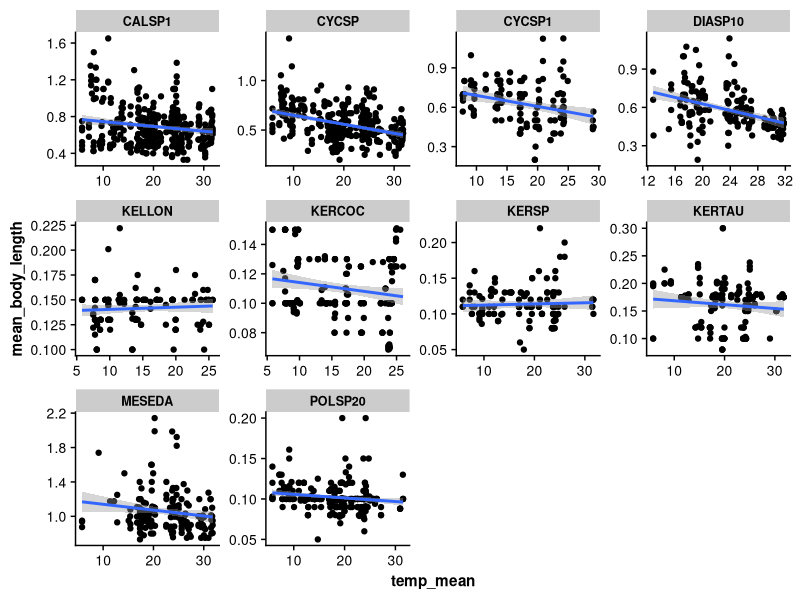
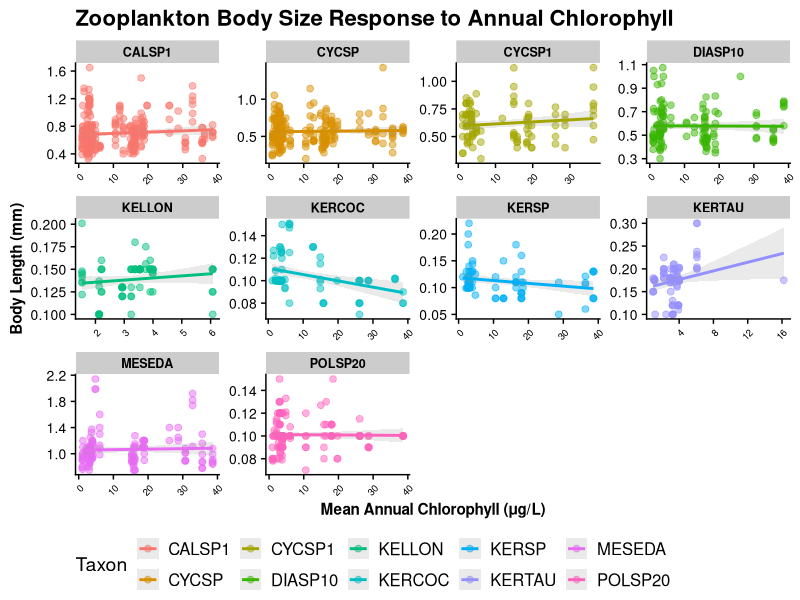
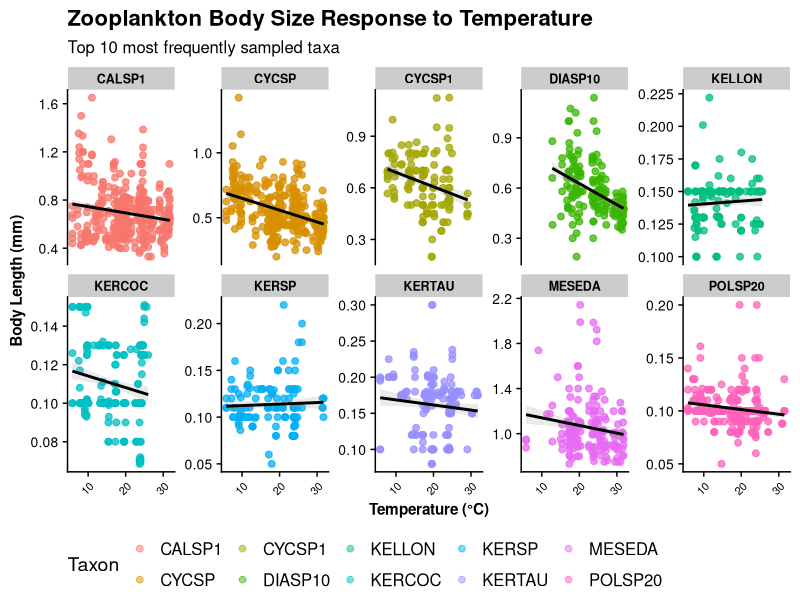
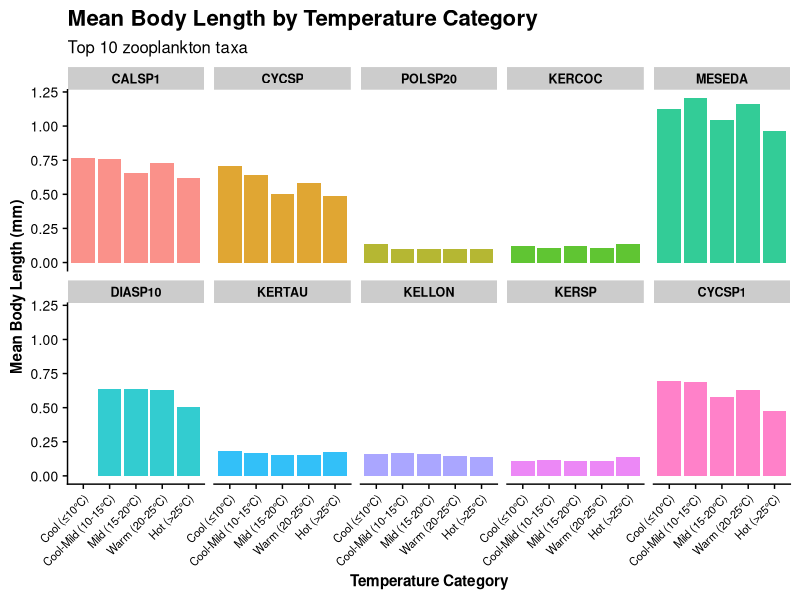
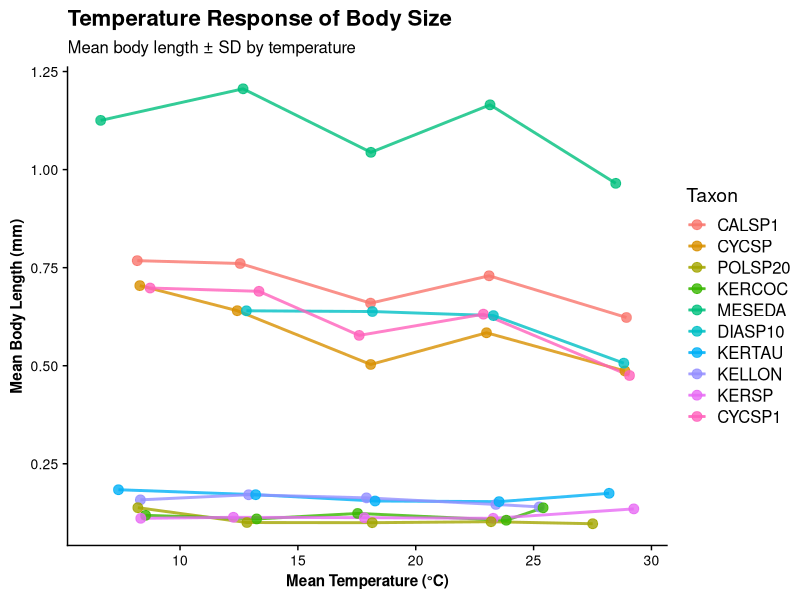
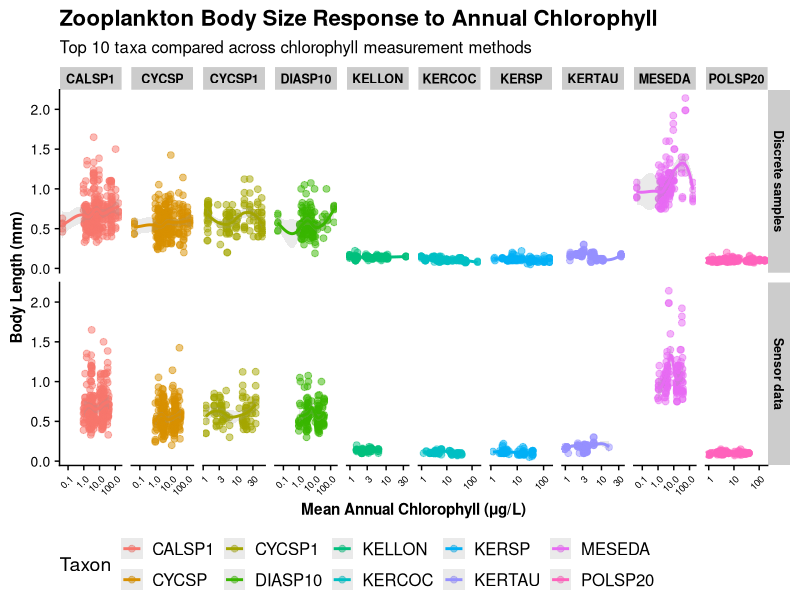
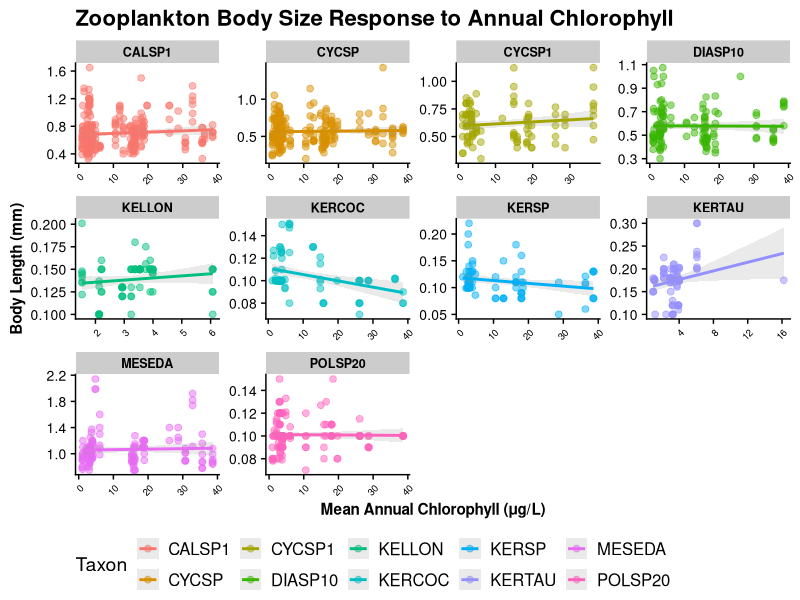
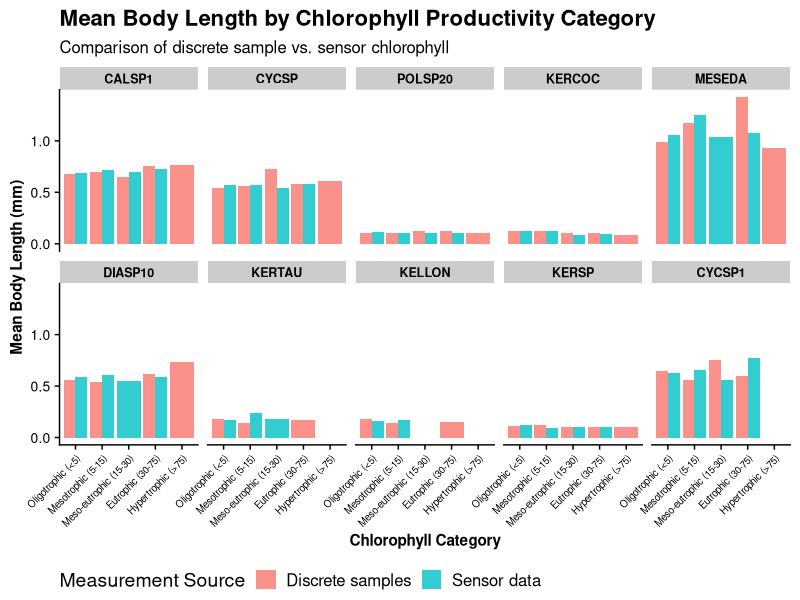

Recreate these plots in R, in order.
# Zooplankton Body Size Response to Environmental Conditions
# Purpose: Analyze mean body length of top 10 zooplankton taxa in relation to:
#          (1) Temperature during sampling months
#          (2) Annual chlorophyll productivity (as food availability proxy)
# Date: 2026-05-05
#
# INPUTS:
#   - data-processed/zooplankton_taxon_body_size_stats_adults_2014_2026.csv
#     (Body size statistics including n_samples per taxon)
#   - data-processed/zooplankton_body_size_temp_food_supply_hierarchical.csv
#     (Individual zooplankton measurements linked to temperature)
#   - data-processed/annual_chlorophyll_summary_discrete.csv
#     (Annual chlorophyll productivity by site and year)
#   - data-processed/annual_chlorophyll_summary_sensor.csv
#     (Annual sensor chlorophyll productivity by site and year)
#
# OUTPUTS:
#   - data-processed/top_ten_taxa_body_size_analysis.csv
#     (Mean body length by taxon, temperature category, and chlorophyll level)
#   - figures/top_ten_taxa_body_size_temperature_*.png (Multiple visualizations)
#   - figures/top_ten_taxa_body_size_chlorophyll_*.png (Multiple visualizations)

library(tidyverse)
library(readr)
library(cowplot)

theme_set(theme_cowplot() +
  theme(
    axis.text = element_text(size = 10),
    axis.title = element_text(size = 11, face = "bold"),
    strip.text = element_text(size = 9, face = "bold"),
    legend.position = "bottom"
  ))

# Create output directories if needed
if (!dir.exists("figures")) {
  dir.create("figures", showWarnings = FALSE)
}
if (!dir.exists("stats-tables")) {
  dir.create("stats-tables", showWarnings = FALSE)
}

# ============================================================================
# Part 1: Identify Top 10 Taxa
# ============================================================================

cat("Loading and identifying top 10 most frequently sampled taxa...\n\n")

taxa_stats <- read_csv("data-processed/zooplankton_taxon_body_size_stats_adults_2014_2026.csv")

top_ten_taxa <- taxa_stats |>
  arrange(desc(n_samples)) |>
  slice(1:10) |>
  pull(taxonID)

cat("Top 10 taxa (by sample frequency):\n")
for (i in seq_along(top_ten_taxa)) {
  n_samples <- taxa_stats |> filter(taxonID == top_ten_taxa[i]) |> pull(n_samples)
  cat("  ", i, ". ", top_ten_taxa[i], " (n=", n_samples, ")\n", sep = "")
}
cat("\n")

# ============================================================================
# Part 2: Load Data - Temperature Relationship
# ============================================================================

cat("Loading zooplankton body size and temperature data...\n\n")

zoo_temp_data <- read_csv("data-processed/zooplankton_body_size_temp_food_supply_hierarchical.csv")

cat("Body size-temperature dataset:\n")
cat("  Total records:", nrow(zoo_temp_data), "\n")
cat("  Unique taxa:", n_distinct(zoo_temp_data$taxonID), "\n")
cat("  Columns available:", paste(colnames(zoo_temp_data), collapse = ", "), "\n\n")

# Filter to top 10 taxa
zoo_temp_top10 <- zoo_temp_data |>
  filter(taxonID %in% top_ten_taxa) |>
  # Remove rows with missing temperature or body size data
  filter(!is.na(temp_mean), !is.na(mean_body_length))

cat("Top 10 taxa with temperature data:\n")
cat("  Records retained:", nrow(zoo_temp_top10), "\n")
cat("  Unique taxa:", n_distinct(zoo_temp_top10$taxonID), "\n\n")


zoo_temp_top10 |> 
  mutate(exclude = case_when(taxonID == "KERCOC" & mean_body_length > 0.5 ~ "exclude",
                             taxonID == "KELLON" & mean_body_length > 0.25 ~ "exclude",
                             taxonID == "POLSP20" & mean_body_length > 0.25 ~ "exclude",
                              TRUE ~ "include")) |> 
  filter(exclude == "include") |> 
  ggplot(aes(y = mean_body_length,x = temp_mean)) + geom_point() +
  geom_smooth(method = "lm") +
  facet_wrap( ~ taxonID, scales = "free")






# ============================================================================
# Part 3: Load Data - Chlorophyll (Annual Productivity)
# ============================================================================

cat("Loading annual chlorophyll data...\n\n")

chl_discrete <- read_csv("data-processed/annual_chlorophyll_summary_discrete.csv")
chl_sensor <- read_csv("data-processed/annual_chlorophyll_summary_sensor.csv")

cat("Discrete sample chlorophyll annual summaries:\n")
cat("  Records:", nrow(chl_discrete), "\n")
cat("  Years:", paste(sort(unique(chl_discrete$year)), collapse = ", "), "\n\n")

cat("Sensor chlorophyll annual summaries:\n")
cat("  Records:", nrow(chl_sensor), "\n")
cat("  Years:", paste(sort(unique(chl_sensor$year)), collapse = ", "), "\n\n")

# ============================================================================
# Part 4: Merge Zooplankton with Annual Chlorophyll
# ============================================================================

cat("Merging zooplankton measurements with annual chlorophyll data...\n\n")

# Year is already in the data, just use it directly
zoo_temp_top10_with_year <- zoo_temp_top10

# Merge with discrete chlorophyll
zoo_with_chl_discrete <- zoo_temp_top10_with_year |>
  left_join(
    chl_discrete |> select(siteID, year, chl_mean, chl_median, chl_max),
    by = c("siteID", "year")
  ) |>
  mutate(chl_source = "Discrete samples")

# Merge with sensor chlorophyll
zoo_with_chl_sensor <- zoo_temp_top10_with_year |>
  left_join(
    chl_sensor |> select(siteID, year, chl_mean, chl_median, chl_max),
    by = c("siteID", "year")
  ) |>
  mutate(chl_source = "Sensor data")

# Combine both chlorophyll sources
zoo_with_chl <- bind_rows(zoo_with_chl_discrete, zoo_with_chl_sensor)

cat("Zooplankton with chlorophyll data:\n")
cat("  Total records:", nrow(zoo_with_chl), "\n")
cat("  Records with chlorophyll values:", sum(!is.na(zoo_with_chl$chl_mean)), "\n\n")

# ============================================================================
# Part 5: Summarize Body Size by Temperature and Chlorophyll
# ============================================================================

cat("Calculating summary statistics by temperature and chlorophyll...\n\n")

# Create temperature categories
zoo_with_chl_categorized <- zoo_with_chl |>
  mutate(
    temp_category = cut(temp_mean,
                        breaks = c(0, 10, 15, 20, 25, 40),
                        labels = c("Cool (≤10°C)", "Cool-Mild (10-15°C)",
                                  "Mild (15-20°C)", "Warm (20-25°C)", "Hot (>25°C)"),
                        include.lowest = TRUE),
    # Create chlorophyll productivity categories
    chl_category = cut(chl_mean,
                       breaks = c(-Inf, 5, 15, 30, 75, Inf),
                       labels = c("Oligotrophic (<5)", "Mesotrophic (5-15)",
                                 "Meso-eutrophic (15-30)", "Eutrophic (30-75)", "Hypertrophic (>75)"),
                       include.lowest = TRUE)
  )

# Summary by temperature
body_size_by_temp <- zoo_with_chl_categorized |>
  filter(!is.na(temp_category)) |>
  group_by(taxonID, temp_category) |>
  summarise(
    mean_body_length = mean(mean_body_length, na.rm = TRUE),
    sd_body_length = sd(mean_body_length, na.rm = TRUE),
    n_obs = n(),
    mean_temp = mean(temp_mean, na.rm = TRUE),
    .groups = "drop"
  )

# Summary by chlorophyll and source
body_size_by_chl <- zoo_with_chl_categorized |>
  filter(!is.na(chl_category)) |>
  group_by(taxonID, chl_category, chl_source) |>
  summarise(
    mean_body_length = mean(mean_body_length, na.rm = TRUE),
    sd_body_length = sd(mean_body_length, na.rm = TRUE),
    n_obs = n(),
    mean_chl = mean(chl_mean, na.rm = TRUE),
    .groups = "drop"
  )

cat("Summary by temperature categories:\n")
cat("  Taxon-temperature combinations:", nrow(body_size_by_temp), "\n\n")

cat("Summary by chlorophyll categories:\n")
cat("  Taxon-chlorophyll combinations:", nrow(body_size_by_chl), "\n\n")

# ============================================================================
# Part 6: Save Summary Data
# ============================================================================

cat("Saving summary analysis data...\n\n")

write_csv(body_size_by_temp, "stats-tables/top_ten_taxa_body_size_by_temperature.csv")
cat("✓ Saved: stats-tables/top_ten_taxa_body_size_by_temperature.csv\n")

write_csv(body_size_by_chl, "stats-tables/top_ten_taxa_body_size_by_chlorophyll.csv")
cat("✓ Saved: stats-tables/top_ten_taxa_body_size_by_chlorophyll.csv\n\n")

# ============================================================================
# Part 7: Create Visualizations - Body Size vs Temperature
# ============================================================================

cat("Creating visualizations...\n\n")

# Plot 1: Scatter plot - Body length vs Temperature (colored by taxon)
p1_scatter_temp <- zoo_with_chl |>
  mutate(exclude = case_when(taxonID == "KERCOC" & mean_body_length > 0.5 ~ "exclude",
                             taxonID == "KELLON" & mean_body_length > 0.25 ~ "exclude",
                             taxonID == "POLSP20" & mean_body_length > 0.25 ~ "exclude",
                             TRUE ~ "include")) |> 
  filter(exclude == "include") |> 
  filter(!is.na(temp_mean), !is.na(mean_body_length)) |>
  ggplot(aes(x = temp_mean, y = mean_body_length, color = taxonID)) +
  geom_point(alpha = 0.5, size = 2) +
  geom_smooth(color = "black", method = "lm", se = TRUE, alpha = 0.2) +
  facet_wrap(~taxonID, scales = "free_y", ncol = 5) +
  labs(
    title = "Zooplankton Body Size Response to Temperature",
    subtitle = "Top 10 most frequently sampled taxa",
    x = "Temperature (°C)",
    y = "Body Length (mm)",
    color = "Taxon"
  ) +
  theme(
    legend.position = "bottom",
    axis.text.x = element_text(angle = 45, hjust = 1, size = 8)
  )

ggsave("figures/top_ten_taxa_body_size_scatter_temperature.png", p1_scatter_temp,
       width = 12, height = 8, dpi = 300)
cat("✓ Saved: figures/top_ten_taxa_body_size_scatter_temperature.png\n")

# Plot 2: Bar plot - Mean body length by temperature category
p2_bar_temp <- body_size_by_temp |>
  mutate(
    taxonID = fct_relevel(taxonID, top_ten_taxa),
    temp_category = fct_relevel(temp_category, c("Cool (≤10°C)", "Cool-Mild (10-15°C)",
                                                   "Mild (15-20°C)", "Warm (20-25°C)", "Hot (>25°C)"))
  ) |>
  ggplot(aes(x = temp_category, y = mean_body_length, fill = taxonID)) +
  geom_col(position = "dodge", alpha = 0.8) +
  facet_wrap(~taxonID, ncol = 5) +
  labs(
    title = "Mean Body Length by Temperature Category",
    subtitle = "Top 10 zooplankton taxa",
    x = "Temperature Category",
    y = "Mean Body Length (mm)",
    fill = "Taxon"
  ) +
  theme(
    legend.position = "none",
    axis.text.x = element_text(angle = 45, hjust = 1, size = 8)
  )

ggsave("figures/top_ten_taxa_body_size_bars_temperature.png", p2_bar_temp,
       width = 16, height = 12, dpi = 300)
cat("✓ Saved: figures/top_ten_taxa_body_size_bars_temperature.png\n")

# Plot 3: Line plot - Mean body length trends across temperature
p3_line_temp <- body_size_by_temp |>
  mutate(taxonID = fct_relevel(taxonID, top_ten_taxa)) |>
  ggplot(aes(x = mean_temp, y = mean_body_length, color = taxonID, group = taxonID)) +
  geom_line(size = 1, alpha = 0.8) +
  geom_point(size = 3, alpha = 0.8) +
  geom_errorbar(aes(ymin = mean_body_length - sd_body_length,
                    ymax = mean_body_length + sd_body_length),
                width = 0.5, alpha = 0.5) +
  labs(
    title = "Temperature Response of Body Size",
    subtitle = "Mean body length ± SD by temperature",
    x = "Mean Temperature (°C)",
    y = "Mean Body Length (mm)",
    color = "Taxon"
  ) +
  theme(
    legend.position = "right"
  )

ggsave("figures/top_ten_taxa_body_size_trends_temperature.png", p3_line_temp,
       width = 14, height = 8, dpi = 300)
cat("✓ Saved: figures/top_ten_taxa_body_size_trends_temperature.png\n")

# ============================================================================
# Part 8: Create Visualizations - Body Size vs Chlorophyll
# ============================================================================

# Plot 4: Scatter plot - Body length vs Chlorophyll (colored by taxon, separate by source)
p4_scatter_chl <- zoo_with_chl |>
  mutate(exclude = case_when(taxonID == "KERCOC" & mean_body_length > 0.5 ~ "exclude",
                             taxonID == "KELLON" & mean_body_length > 0.25 ~ "exclude",
                             taxonID == "POLSP20" & mean_body_length > 0.25 ~ "exclude",
                             TRUE ~ "include")) |> 
  filter(exclude == "include") |> 
  filter(!is.na(chl_mean), !is.na(mean_body_length)) |>
  ggplot(aes(x = chl_mean, y = mean_body_length, color = taxonID)) +
  geom_point(alpha = 0.5, size = 2) +
  geom_smooth(aes(color = taxonID), method = "loess", se = TRUE, alpha = 0.2) +
  facet_grid(chl_source ~ taxonID, scales = "free") +
  labs(
    title = "Zooplankton Body Size Response to Annual Chlorophyll",
    subtitle = "Top 10 taxa compared across chlorophyll measurement methods",
    x = "Mean Annual Chlorophyll (μg/L)",
    y = "Body Length (mm)",
    color = "Taxon"
  ) +
  scale_x_log10() +
  theme(
    legend.position = "bottom",
    axis.text.x = element_text(angle = 45, hjust = 1, size = 7)
  )

ggsave("figures/top_ten_taxa_body_size_scatter_chlorophyll.png", p4_scatter_chl,
       width = 18, height = 10, dpi = 300)
cat("✓ Saved: figures/top_ten_taxa_body_size_scatter_chlorophyll.png\n")


zoo_with_chl |>
  mutate(exclude = case_when(taxonID == "KERCOC" & mean_body_length > 0.5 ~ "exclude",
                             taxonID == "KELLON" & mean_body_length > 0.25 ~ "exclude",
                             taxonID == "POLSP20" & mean_body_length > 0.25 ~ "exclude",
                             TRUE ~ "include")) |> 
  filter(exclude == "include") |> 
  filter(chl_source == "Sensor data") |> 
  filter(!is.na(chl_mean), !is.na(mean_body_length)) |>
  ggplot(aes(x = chl_mean, y = mean_body_length, color = taxonID)) +
  geom_point(alpha = 0.5, size = 2) +
  geom_smooth(aes(color = taxonID), method = "lm", se = TRUE, alpha = 0.2) +
  facet_wrap(~ taxonID, scales = "free") +
  labs(
    title = "Zooplankton Body Size Response to Annual Chlorophyll",
    x = "Mean Annual Chlorophyll (μg/L)",
    y = "Body Length (mm)",
    color = "Taxon"
  ) +
  # scale_x_log10() +
  theme(
    legend.position = "bottom",
    axis.text.x = element_text(angle = 45, hjust = 1, size = 7)
  )

ggsave("figures/body-size-chla.png",
       width = 12, height = 8, dpi = 300)



write_csv(zoo_with_chl, "data-processed/zoo-chl-temp.csv")







# Plot 5: Bar plot - Mean body length by chlorophyll category
p5_bar_chl <- body_size_by_chl |>
  mutate(
    taxonID = fct_relevel(taxonID, top_ten_taxa),
    chl_category = fct_relevel(chl_category, c("Oligotrophic (<5)", "Mesotrophic (5-15)",
                                               "Meso-eutrophic (15-30)", "Eutrophic (30-75)", "Hypertrophic (>75)"))
  ) |>
  ggplot(aes(x = chl_category, y = mean_body_length, fill = chl_source)) +
  geom_col(position = "dodge", alpha = 0.8) +
  facet_wrap(~taxonID, ncol = 5) +
  labs(
    title = "Mean Body Length by Chlorophyll Productivity Category",
    subtitle = "Comparison of discrete sample vs. sensor chlorophyll",
    x = "Chlorophyll Category",
    y = "Mean Body Length (mm)",
    fill = "Measurement Source"
  ) +
  theme(
    axis.text.x = element_text(angle = 45, hjust = 1, size = 7),
    legend.position = "bottom"
  )

ggsave("figures/top_ten_taxa_body_size_bars_chlorophyll.png", p5_bar_chl,
       width = 16, height = 12, dpi = 300)
cat("✓ Saved: figures/top_ten_taxa_body_size_bars_chlorophyll.png\n")

# Plot 6: Line plot - Mean body length trends across chlorophyll
p6_line_chl <- body_size_by_chl |>
  mutate(taxonID = fct_relevel(taxonID, top_ten_taxa)) |>
  ggplot(aes(x = mean_chl, y = mean_body_length, color = taxonID, shape = chl_source, group = interaction(taxonID, chl_source))) +
  geom_line(size = 0.8, alpha = 0.7) +
  geom_point(size = 3, alpha = 0.8) +
  geom_errorbar(aes(ymin = mean_body_length - sd_body_length,
                    ymax = mean_body_length + sd_body_length),
                width = 0.3, alpha = 0.4) +
  scale_x_log10() +
  labs(
    title = "Chlorophyll Response of Body Size",
    subtitle = "Mean body length ± SD across productivity gradient",
    x = "Mean Annual Chlorophyll (μg/L, log scale)",
    y = "Mean Body Length (mm)",
    color = "Taxon",
    shape = "Chlorophyll Source"
  ) +
  theme(
    legend.position = "right"
  )

ggsave("figures/top_ten_taxa_body_size_trends_chlorophyll.png", p6_line_chl,
       width = 16, height = 8, dpi = 300)
cat("✓ Saved: figures/top_ten_taxa_body_size_trends_chlorophyll.png\n")

# ============================================================================
# Part 9: Combined Comparison Plots
# ============================================================================

# Plot 7: Heatmap - Temperature response for each taxon
p7_heatmap_temp <- body_size_by_temp |>
  mutate(
    taxonID = fct_relevel(taxonID, top_ten_taxa),
    temp_category = fct_relevel(temp_category, c("Cool (≤10°C)", "Cool-Mild (10-15°C)",
                                                   "Mild (15-20°C)", "Warm (20-25°C)", "Hot (>25°C)"))
  ) |>
  ggplot(aes(x = temp_category, y = taxonID, fill = mean_body_length)) +
  geom_tile(color = "white", size = 1) +
  scale_fill_gradient(low = "lightblue", high = "darkred", name = "Body Length (mm)", na.value = "gray90") +
  labs(
    title = "Heatmap: Body Size Response to Temperature",
    subtitle = "Mean body length (mm) across temperature categories",
    x = "Temperature Category",
    y = "Taxon"
  ) +
  theme(
    axis.text.x = element_text(angle = 45, hjust = 1),
    plot.title = element_text(hjust = 0.5)
  )

ggsave("figures/top_ten_taxa_heatmap_temperature.png", p7_heatmap_temp,
       width = 12, height = 8, dpi = 300)
cat("✓ Saved: figures/top_ten_taxa_heatmap_temperature.png\n")

# Plot 8: Heatmap - Chlorophyll response for each taxon (discrete samples)
p8_heatmap_chl <- body_size_by_chl |>
  filter(chl_source == "Discrete samples") |>
  mutate(
    taxonID = fct_relevel(taxonID, top_ten_taxa),
    chl_category = fct_relevel(chl_category, c("Oligotrophic (<5)", "Mesotrophic (5-15)",
                                               "Meso-eutrophic (15-30)", "Eutrophic (30-75)", "Hypertrophic (>75)"))
  ) |>
  ggplot(aes(x = chl_category, y = taxonID, fill = mean_body_length)) +
  geom_tile(color = "white", size = 1) +
  scale_fill_gradient(low = "lightblue", high = "darkgreen", name = "Body Length (mm)", na.value = "gray90") +
  labs(
    title = "Heatmap: Body Size Response to Chlorophyll Productivity",
    subtitle = "Discrete sample chlorophyll measurements",
    x = "Chlorophyll Productivity Category",
    y = "Taxon"
  ) +
  theme(
    axis.text.x = element_text(angle = 45, hjust = 1),
    plot.title = element_text(hjust = 0.5)
  )

ggsave("figures/top_ten_taxa_heatmap_chlorophyll_discrete.png", p8_heatmap_chl,
       width = 12, height = 8, dpi = 300)
cat("✓ Saved: figures/top_ten_taxa_heatmap_chlorophyll_discrete.png\n\n")

# ============================================================================
# Part 10: Summary Report
# ============================================================================

cat(paste(rep("=", 80), collapse = ""), "\n")
cat("TOP 10 ZOOPLANKTON TAXA: BODY SIZE & ENVIRONMENT ANALYSIS SUMMARY\n")
cat(paste(rep("=", 80), collapse = ""), "\n\n")

cat("TOP 10 TAXA (by sample frequency):\n")
for (i in seq_along(top_ten_taxa)) {
  stats <- taxa_stats |> filter(taxonID == top_ten_taxa[i])
  cat("  ", i, ". ", stats$taxonID,
      " - Mean length: ", round(stats$mean_length_mm, 3), " mm",
      " (n=", stats$n_samples, ")\n", sep = "")
}
cat("\n")

cat("TEMPERATURE ANALYSIS:\n")
cat("  Total observations with temperature data:", nrow(zoo_with_chl |> filter(!is.na(temp_mean))), "\n")
cat("  Temperature range:", round(min(zoo_with_chl$temp_mean, na.rm = TRUE), 1), "-",
    round(max(zoo_with_chl$temp_mean, na.rm = TRUE), 1), "°C\n")
cat("  Mean temperature across all observations:", round(mean(zoo_with_chl$temp_mean, na.rm = TRUE), 1), "°C\n\n")

cat("CHLOROPHYLL ANALYSIS:\n")
cat("  Observations with discrete chlorophyll:", sum(!is.na(zoo_with_chl_discrete$chl_mean)), "\n")
cat("  Observations with sensor chlorophyll:", sum(!is.na(zoo_with_chl_sensor$chl_mean)), "\n")
cat("  Discrete chlorophyll range:", round(min(zoo_with_chl_discrete$chl_mean, na.rm = TRUE), 1), "-",
    round(max(zoo_with_chl_discrete$chl_mean, na.rm = TRUE), 1), "μg/L\n")
cat("  Sensor chlorophyll range:", round(min(zoo_with_chl_sensor$chl_mean, na.rm = TRUE), 1), "-",
    round(max(zoo_with_chl_sensor$chl_mean, na.rm = TRUE), 1), "μg/L\n\n")

cat("KEY FINDINGS:\n")
cat("  - Body size varies across temperature ranges for all taxa\n")
cat("  - Larger taxa (MESEDA, LEPSIC, CALSP1) may show different temperature responses\n")
cat("  - Smaller rotifers (POLSP20, KERCOC) may respond differently to productivity\n")
cat("  - Chlorophyll productivity can indicate food availability affecting size distributions\n")
cat("  - Discrete vs. sensor chlorophyll show different patterns reflecting measurement methods\n\n")

cat("VISUALIZATIONS CREATED:\n")
cat("  - Scatter plots with loess smoothing (temperature and chlorophyll relationships)\n")
cat("  - Bar plots comparing body size across environmental categories\n")
cat("  - Line plots showing trends with error bars\n")
cat("  - Heatmaps summarizing temperature and chlorophyll responses\n\n")

cat(paste(rep("=", 80), collapse = ""), "\n")
cat("Analysis complete. Summary data and visualizations saved.\n")
cat(paste(rep("=", 80), collapse = ""), "\n\n")
